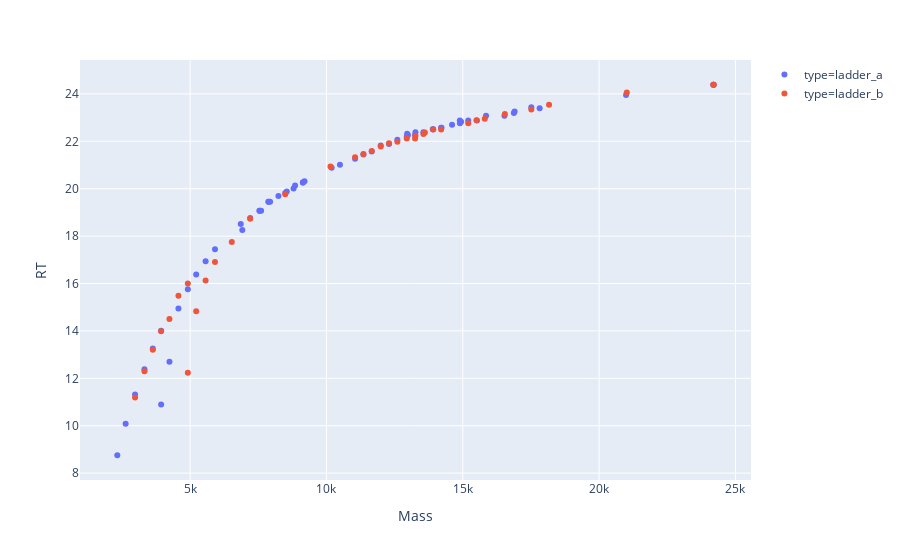

Source (notebook cell):
### Code cell
df_matched_5p_s3 = pd.concat(df_matched_5p_s3_list).drop_duplicates()
df_matched_5p_s6 = pd.concat(df_matched_5p_s6_list).drop_duplicates()
# plotly_zone(df_matched_5p_s3)
# plotly_zone(df_matched_5p_s6)
plotly_zones(df_matched_5p_s3, df_matched_5p_s6)
